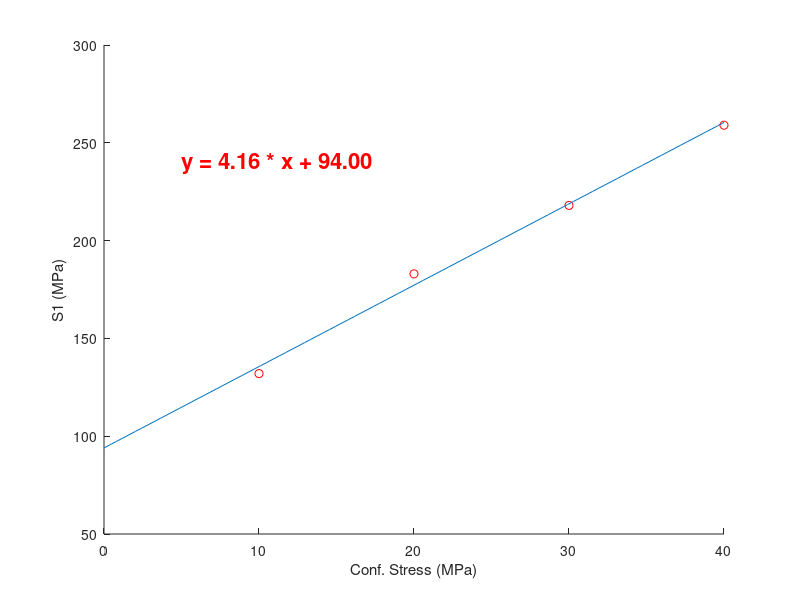
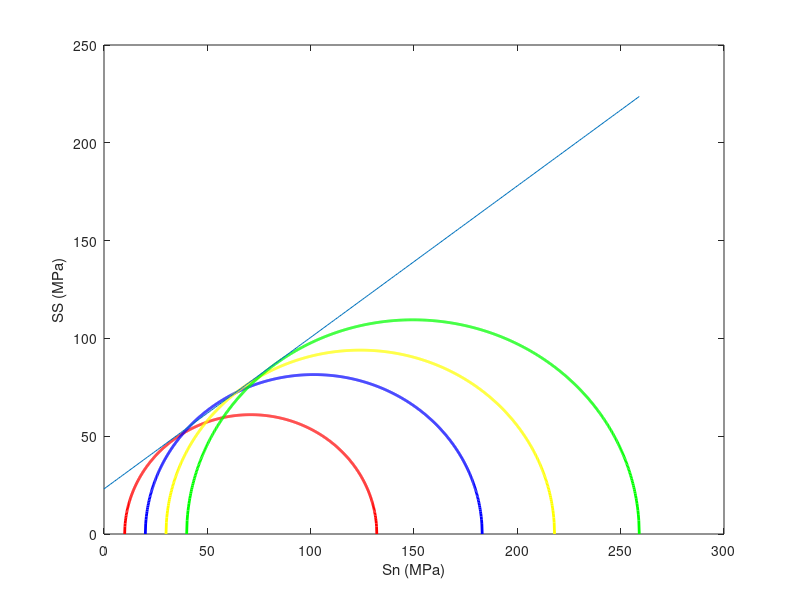

MATLAB code for these plots, in order: (Note: this script raises an error after producing the figures.)
%%
%%% Arian Velayati, PhD
%%%% This script is used to develop the Mohr-Cuolomb Failure envelope
   ... and determine rock's shear parameters

clc; clear; close;
%% Input (Principal Stresses)

S3 = [10;20;30;40]; % Confning pressure (MPa)
S1 = [132;183;218;259]; % Axial peak stress (MPa)

%% Plot S1 vs S3 from which parameters such as ucs, cohesion, and friction angle can be determined
% Linear fitting
P = polyfit(S3,S1,1);
% rsqr

% Method 1
Co = P(2); % UCS (MPa)
k = P(1); % Slope of the S1.S3 plot
Phi = 2*(atand(sqrt(k))-45); % Friction Angle
Teta = 45 + Phi/2; % Teta
Si = Co/(2*tand(Teta)); % Cohesion (MPa)

% Method 2
Phi2 = asind((k-1)/(k+1));
Si2 = Co*(1-sind(Phi2))/(2*cosd(Phi2));

%% plot S1 vs. S3; Use basic linear fitting to show the failure envelope
r = linspace(0,max(S3),100);
y = P(1)*r + P(2);
figure(1)
scatter(S3,S1,'r')
hold on
plot(r,y)
xlabel('Conf. Stress (MPa)')
ylabel('S1 (MPa)')
caption = sprintf('y = %.2f * x + %.2f', P(1), P(2));
text(5,240,caption, 'FontSize', 16, 'Color', 'r', 'FontWeight', 'bold');
hold off

%% MC Circle plot; Draw a line to form the failure envelope
D = (S1-S3); rad = D/2; % Radius of the circle
h = S3 + rad; % offset of the centre

n=1000;
h2 = zeros(length(S3),n);

for i =1:length(S3)
X(i,:) = linspace(S3(i),S1(i),n);
end
for i=1:n
    h2(:,i) = h;
    rad2(:,i) = rad;
end

   for i =1:length(S3)
Y(i,:) = sqrt(rad2(i,:).^2 - (X(i,:)-h2(i,:)).^2);
   end
   
   %Plot circles

figure(2)
   plot(X(1,:),Y(1,:),'r', 'LineWidth',2)
   hold on
   plot(X(2,:),Y(2,:),'b','LineWidth',2)
   plot(X(3,:),Y(3,:),'y','LineWidth',2)
   plot(X(4,:),Y(4,:),'g','LineWidth',2)
   xlabel('Sn (MPa)')
   ylabel('SS (MPa)')
   xx = 0:max(S1); yy = tand(Phi).*xx+Si;
   plot(xx,yy)
   %% Output
   T = table(Phi,Si,Co,Teta,'VariableNames',{'Friction_Angle','Cohesion_MPa','UCS_MPa','Teta'})
  
    writetable(T,'MC_Out.csv')
